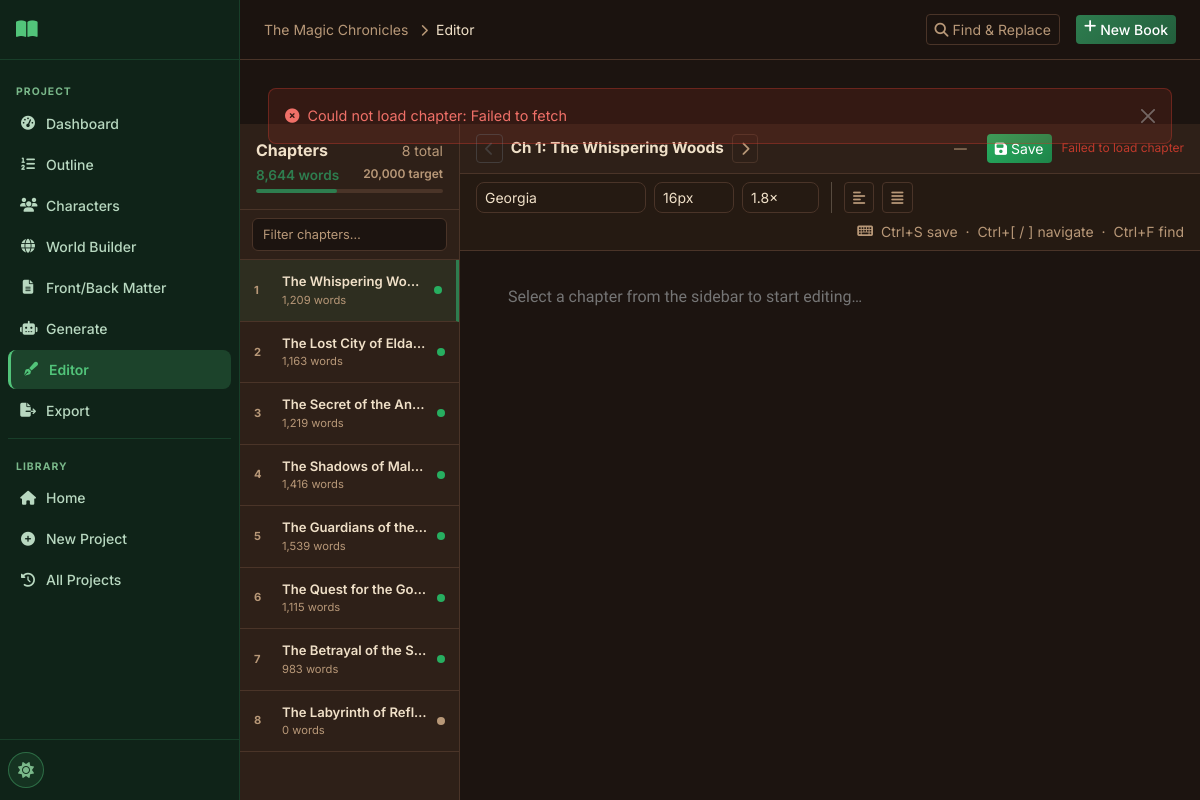
Page /project/15/editor on the committed database.
### tables this page shows
CREATE TABLE projects (
    id INTEGER PRIMARY KEY AUTOINCREMENT,
    title TEXT NOT NULL,
    subtitle TEXT DEFAULT '',
    genre TEXT DEFAULT 'Fantasy',
    audience TEXT DEFAULT 'Adult',
    description TEXT DEFAULT '',
    language TEXT DEFAULT 'English',
    story_type TEXT DEFAULT 'Novel',
    writing_style TEXT DEFAULT 'Descriptive',
    point_of_view TEXT DEFAULT 'Third Person Limited',
    tense TEXT DEFAULT 'Past',
    tone TEXT DEFAULT 'Adventurous',
    num_chapters INTEGER DEFAULT 10,
    words_per_chapter INTEGER DEFAULT 2000,
    creativity_level TEXT DEFAULT 'balanced',
    temperature REAL DEFAULT 0.7,
    top_p REAL DEFAULT 0.9,
    max_tokens INTEGER DEFAULT 4096,
    status TEXT DEFAULT 'draft',
    current_chapter INTEGER DEFAULT 0,
    total_words INTEGER DEFAULT 0,
    cover_prompt TEXT DEFAULT '',
    include_images INTEGER DEFAULT 0,
    images_per_chapter INTEGER DEFAULT 1,
    image_style TEXT DEFAULT 'Realistic',
    created_at TIMESTAMP DEFAULT CURRENT_TIMESTAMP,
    updated_at TIMESTAMP DEFAULT CURRENT_TIMESTAMP
);

CREATE TABLE chapters (
    id INTEGER PRIMARY KEY AUTOINCREMENT,
    project_id INTEGER NOT NULL,
    chapter_number INTEGER NOT NULL,
    chapter_title TEXT DEFAULT '',
    content TEXT DEFAULT '',
    word_count INTEGER DEFAULT 0,
    summary TEXT DEFAULT '',
    status TEXT DEFAULT 'pending',
    important_events TEXT DEFAULT '',
    characters_introduced TEXT DEFAULT '',
    character_changes TEXT DEFAULT '',
    locations TEXT DEFAULT '',
    timeline_updates TEXT DEFAULT '',
    unresolved_plot_points TEXT DEFAULT '',
    created_at TIMESTAMP DEFAULT CURRENT_TIMESTAMP,
    updated_at TIMESTAMP DEFAULT CURRENT_TIMESTAMP,
    FOREIGN KEY (project_id) REFERENCES projects(id) ON DELETE CASCADE
);

### routes/editor.py (the view)
@bp.route('/project/<int:project_id>/editor')
def editor_page(project_id):
    db = get_db()
    project = db.execute('SELECT * FROM projects WHERE id = ?', (project_id,)).fetchone()
    if not project:
        return redirect(url_for('main.history'))
    chapters = db.execute(
        'SELECT * FROM chapters WHERE project_id = ? ORDER BY chapter_number', (project_id,)
    ).fetchall()
    total_words = sum(c['word_count'] for c in chapters)
    target_words = project['num_chapters'] * project['words_per_chapter']
    try:
        active_chapter_id = int(request.args.get('chapter', 0)) or None
    except (ValueError, TypeError):
        active_chapter_id = None
    if active_chapter_id and not any(c['id'] == active_chapter_id for c in chapters):
        active_chapter_id = None
    return render_template('editor.html', project=project, chapters=chapters,
                           total_words=total_words, target_words=target_words,
                           active_chapter_id=active_chapter_id)

### database/__init__.py (called while the page is built)
def get_db():
    if 'db' not in g:
        db_path = current_app.config['DATABASE']
        os.makedirs(os.path.dirname(db_path), exist_ok=True)
        g.db = sqlite3.connect(db_path)
        g.db.row_factory = sqlite3.Row
        g.db.execute('PRAGMA foreign_keys = ON')
        g.db.execute('PRAGMA journal_mode = WAL')
    return g.db

### utils/helpers.py (called while the page is built)
def get_setting(db, key, default=''):
    row = db.execute('SELECT value FROM settings WHERE key = ?', (key,)).fetchone()
    return row['value'] if row else default

### templates/editor.html (shortened to what this page needs)
{% extends "base.html" %}
{% block breadcrumb %}
<a href="{{ url_for('projects.project_detail', project_id=project.id) }}" class="text-muted text-decoration-none">{{ project.title[:25] }}</a>
<i class="fas fa-chevron-right mx-2 text-muted small"></i>Editor
{% endblock %}
{% block topnav_actions %}
<button class="btn btn-outline-secondary btn-sm me-2" data-bs-toggle="modal" data-bs-target="#searchModal">
  <i class="fas fa-search me-1"></i><span class="d-none d-md-inline">Find &amp; Replace</span>
</button>
{% endblock %}
{% block content %}
{% if chapters %}
<div class="editor-layout">
  <div class="editor-sidebar" id="editorSidebar">
    <div class="editor-sidebar-header">
      <div class="d-flex justify-content-between align-items-baseline mb-1">
        <h6 class="mb-0">Chapters</h6>
        <small class="text-muted">{{ chapters|length }} total</small>
      </div>
      <div class="editor-wordcount">
        <div class="d-flex justify-content-between mb-1">
          <span><span id="totalWordCount">{{ '{:,}'.format(total_words) }}</span> words</span>
          <span class="text-muted" style="font-size:0.75rem">{{ '{:,}'.format(target_words) }} target</span>
        </div>
        <div class="editor-progress-track">
          <div class="editor-progress-fill" id="progressFill"
               style="width:{% if target_words > 0 %}{{ [[total_words / target_words * 100, 100]|min, 0]|max | round(1) }}{% else %}0{% endif %}%"></div>
        </div>
      </div>
    </div>
    <div class="editor-chapter-filter-wrap">
      <input type="text" id="chapterFilter" class="editor-chapter-filter"
             placeholder="Filter chapters…" oninput="filterChapters(this.value)">
    </div>
    <div class="editor-chapter-list" id="chapterList">
      {% for ch in chapters %}
      <button class="editor-chapter-btn"
              id="chbtn-{{ ch.id }}"
              data-id="{{ ch.id }}"
              data-search="{{ ch.chapter_title | lower }}"
              onclick="loadChapter({{ ch.id }})">
        <div class="ec-num">{{ ch.chapter_number }}</div>
        <div class="ec-info">
          <div class="ec-title">{{ ch.chapter_title }}</div>
          <div class="ec-words" id="wc-{{ ch.id }}">{{ '{:,}'.format(ch.word_count) }} words</div>
        </div>
        <div class="ec-status-dot status-{{ ch.status }}"></div>
      </button>
      {% endfor %}
    </div>
  </div>
  <div class="editor-main">
    <div class="editor-toolbar">
      <div class="d-flex align-items-center gap-2 min-w-0 flex-1">
        <button class="btn btn-sm btn-outline-secondary editor-nav-btn"
                id="btnPrevChapter" onclick="navigateChapter(-1)"
                title="Previous chapter (Ctrl+[)" disabled>
          <i class="fas fa-chevron-left"></i>
        </button>
        <div class="editor-chapter-title text-truncate" id="editorChapterTitle">—</div>
        <button class="btn btn-sm btn-outline-secondary editor-nav-btn"
                id="btnNextChapter" onclick="navigateChapter(1)"
                title="Next chapter (Ctrl+])" disabled>
          <i class="fas fa-chevron-right"></i>
        </button>
      </div>
      <div class="editor-toolbar-right">
        <span class="editor-wc" id="editorWordCount">—</span>
        <button class="btn btn-success btn-sm" id="saveBtn" onclick="saveCurrentChapter()" disabled>
          <i class="fas fa-save me-1" id="saveBtnIcon"></i><span id="saveBtnLabel">Save</span>
        </button>
        <span class="autosave-indicator" id="autosaveIndicator"></span>
      </div>
    </div>
    <div class="editor-format-bar">
      <select id="fontFamily" class="form-select form-select-sm" style="width:auto" onchange="applyFont(true)">
        <option value="Georgia">Georgia</option>
      </select>
      <select id="fontSize" class="form-select form-select-sm" style="width:auto" onchange="applyFontSize(true)">
        <option value="16" selected>16px</option>
      </select>
      <select id="lineHeight" class="form-select form-select-sm" style="width:auto" onchange="applyLineHeight(true)">
        <option value="1.8" selected>1.8×</option>
      </select>
      <button class="btn btn-sm btn-outline-secondary" onclick="setAlign('left')" title="Align left">
        <i class="fas fa-align-left"></i>
      </button>
      <button class="btn btn-sm btn-outline-secondary" onclick="setAlign('justify')" title="Justify">
        <i class="fas fa-align-justify"></i>
      </button>
      <small class="ms-auto d-none d-xl-flex align-items-center gap-1 text-muted">
        <i class="fas fa-keyboard me-1"></i>
        Ctrl+S save &nbsp;·&nbsp; Ctrl+[ / ] navigate &nbsp;·&nbsp; Ctrl+F find
      </small>
    </div>
    <div class="editor-content-wrap">
      <textarea id="editorArea" class="editor-textarea"
                spellcheck="true" oninput="onEditorInput()"
                placeholder="Select a chapter from the sidebar to start editing…"
                disabled></textarea>
    </div>
  </div>
</div>
{% endif %}
{% endblock %}

### rows in the picture
projects: title "The Magic Chronicles"
chapters: chapter_number "1", chapter_title "The Whispering Wo…", word_count "1,209"
chapters: chapter_number "2", chapter_title "The Lost City of Elda…", word_count "1,163"
chapters: chapter_number "3", chapter_title "The Secret of the An…", word_count "1,219"
chapters: chapter_number "4", chapter_title "The Shadows of Mal…", word_count "1,416"
chapters: chapter_number "5", chapter_title "The Guardians of the…", word_count "1,539"
chapters: chapter_number "6", chapter_title "The Quest for the Go…", word_count "1,115"
chapters: chapter_number "7", chapter_title "The Betrayal of the S…", word_count "983"
chapters: chapter_number "8", chapter_title "The Labyrinth of Refl…", word_count "0"

### other values in the picture
{{ chapters|length }} "8"
{{ '{:,}'.format(total_words) }} "8,644"
{{ '{:,}'.format(target_words) }} "20,000"
